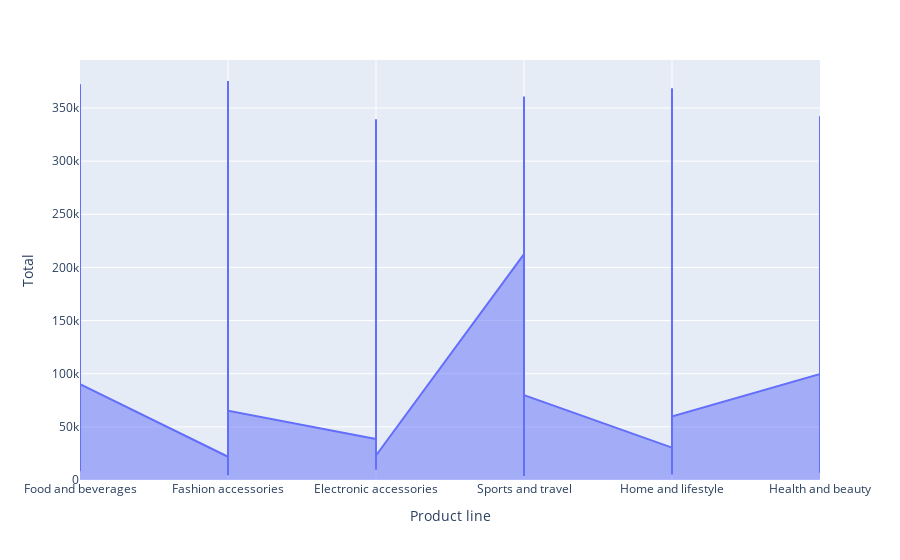

The notebook cell this image was saved under:
### Markdown cell above
This chart showed that Home and lifestyle product has the highest total price, followed by sports and travel

### Code cell
import plotly_express as px
fig = px.area(data, x='Product line', y='Total')
fig.show()

### Figure 1 — Plotly figure (JSON) as saved in the notebook; plotly's stock layout.template omitted (floating-point values rounded to 4 significant figures; data arrays with more than 128 entries replaced by an {"elided": "..."} marker saying what was removed)
{"data": [{"hovertemplate": "Product line=%{x}<br>Total=%{y}<extra></extra>", "legendgroup": "", "line": {"color": "#636efa"}, "mode": "lines", "name": "", "orientation": "v", "showlegend": false, "stackgroup": "1", "type": "scatter", "x": {"elided": "1000 str values"}, "xaxis": "x", "y": {"elided": "1000 float values"}, "yaxis": "y"}], "layout": {"legend": {"tracegroupgap": 0}, "margin": {"t": 60}, "xaxis": {"anchor": "y", "domain": [0, 1], "title": {"text": "Product line"}}, "yaxis": {"anchor": "x", "domain": [0, 1], "title": {"text": "Total"}}}}
